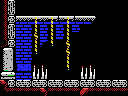

This is a level from a 2D game, rendered from its Tiled map with the project's own tilesets. A one-line summary and the complete map file follow:
An orthogonal 16x12 tile map with 8x8 px tiles, 1 tile layer (Tile Layer 1) and 8 objects (2x item, big-item, breakable-left, breakable-down, door-left, ...).

<map version="1.0" orientation="orthogonal" renderorder="right-down" width="16" height="12" tilewidth="8" tileheight="8" nextobjectid="10">
 <properties>
  <property name="right" value="hole" />
  <property name="up" value="hole" />
 </properties>
 <tileset firstgid="1" name="tiles" tilewidth="8" tileheight="8" tilecount="256" columns="16">
  <image source="tiles.png" width="128" height="128" />
 </tileset>
 <layer name="Tile Layer 1" width="16" height="12">
  <data encoding="csv">
251,105,1,1,1,1,1,1,1,1,1,1,1,1,1,1,
251,106,1,1,1,1,1,1,1,1,1,1,1,1,1,1,
251,165,255,255,136,255,136,138,136,138,255,139,1,1,1,1,
251,105,217,217,135,217,135,217,135,217,1,1,1,1,1,1,
251,106,233,233,132,233,135,233,135,1,1,1,1,1,1,1,
124,165,201,201,135,153,256,1,132,1,1,1,1,1,1,1,
196,197,217,217,256,1,1,1,132,1,1,1,1,1,1,1,
212,213,233,233,1,1,1,1,135,1,1,1,1,1,1,1,
228,229,151,152,131,131,1,1,256,1,253,131,1,1,1,1,
244,245,217,217,133,134,1,1,1,1,133,134,1,1,1,1,
119,165,103,104,103,104,103,104,103,104,103,104,103,104,103,104,
145,254,254,254,254,119,254,254,254,254,117,254,254,254,254,254
</data>
 </layer>
 <objectgroup name="objects">
  <object id="1" type="item" x="16" y="64" width="16" height="16" />
  <object id="2" type="big-item" x="96" y="56" width="32" height="24" />
  <object id="4" type="breakable-left" x="0" y="48" width="16" height="32" />
  <object id="5" type="breakable-down" x="48" y="80" width="32" height="16" />
  <object id="6" type="door-left" x="0" y="48" width="16" height="24" />
  <object id="7" type="door-down" x="48" y="80" width="32" height="16" />
  <object id="8" type="4x4-item" x="96" y="48" width="32" height="32" />
  <object id="9" type="item" x="72" y="0" width="16" height="16" />
 </objectgroup>
</map>
